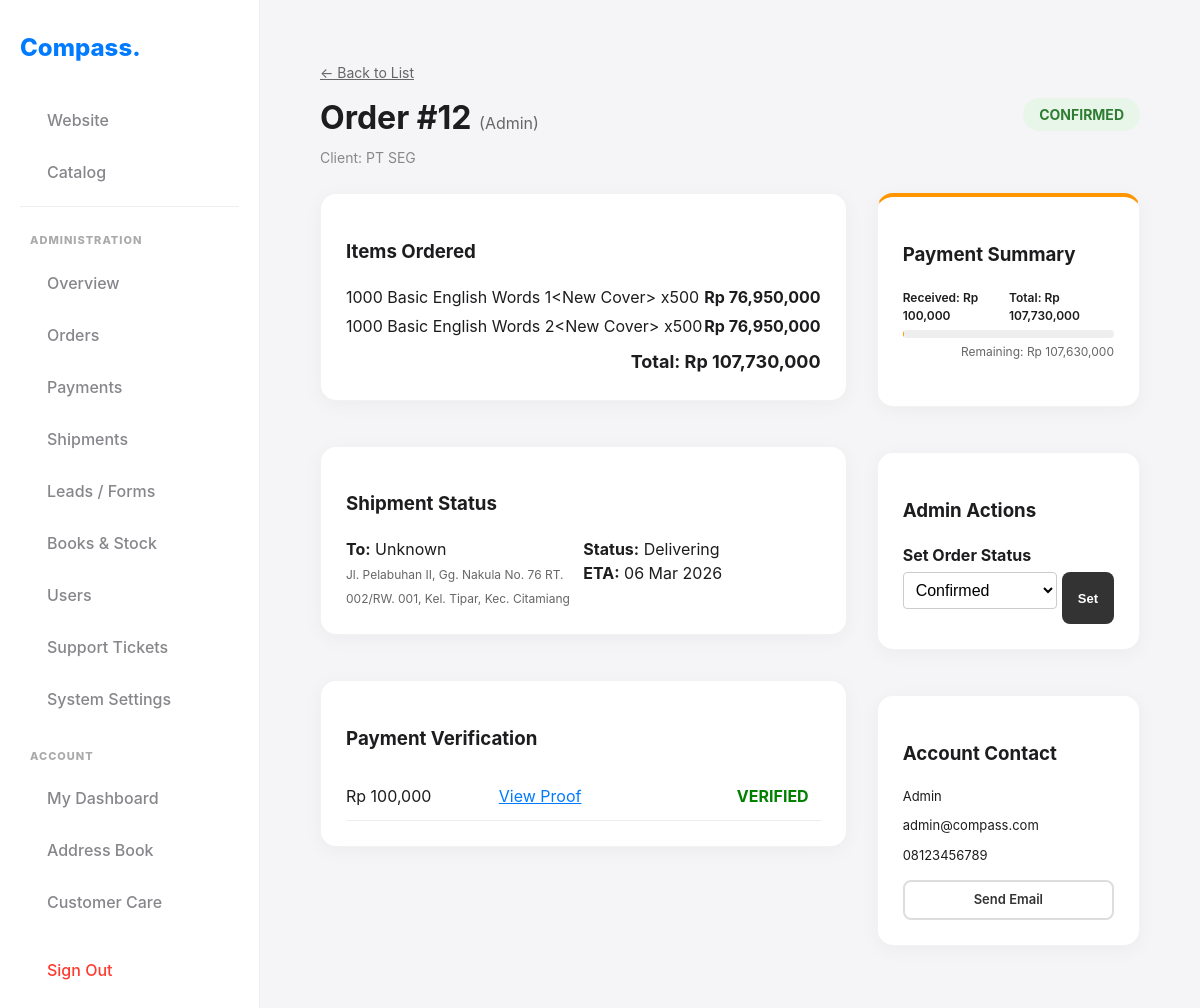
The page /?page=admin_order_detail&id=12 (signed in) on the database its author committed.
### tables this page shows
CREATE TABLE `orders` (
  `id` int NOT NULL,
  `reference_id` varchar(20) DEFAULT NULL,
  `user_id` int DEFAULT NULL,
  `shipping_city` varchar(100) DEFAULT NULL,
  `shipping_snapshot` text,
  `status` varchar(50) DEFAULT NULL,
  `payment_status` text,
  `tier_level` int DEFAULT '1',
  `is_early_bird` tinyint(1) DEFAULT '0',
  `total_amount` decimal(15,2) DEFAULT NULL,
  `paid_amount` decimal(15,2) DEFAULT '0.00',
  `payment_proof` varchar(255) DEFAULT NULL,
  `created_at` timestamp NULL DEFAULT CURRENT_TIMESTAMP,
  `shipping_status` text,
  `tracking_number` varchar(100) DEFAULT NULL,
  `estimated_delivery` date DEFAULT NULL,
  `confirmed_arrival` datetime DEFAULT NULL,
  `arrival_proof` varchar(255) DEFAULT NULL,
  `arrival_date` datetime DEFAULT NULL,
  `shipment_status` text,
  `next_payment_due` date DEFAULT NULL
);

CREATE TABLE `users` (
  `id` int NOT NULL,
  `name` varchar(100) NOT NULL,
  `email` varchar(100) NOT NULL,
  `password` varchar(255) NOT NULL,
  `role` enum('public','school','admin') DEFAULT 'public',
  `position` varchar(100) DEFAULT NULL,
  `institution` varchar(150) DEFAULT NULL,
  `city` varchar(100) DEFAULT NULL,
  `phone` varchar(20) DEFAULT NULL,
  `address` text,
  `is_banned` tinyint(1) DEFAULT '0',
  `is_approved` tinyint(1) NOT NULL,
  `created_at` timestamp NULL DEFAULT CURRENT_TIMESTAMP
);

CREATE TABLE `order_items` (
  `id` int NOT NULL,
  `order_id` int DEFAULT NULL,
  `book_id` int DEFAULT NULL,
  `quantity` int DEFAULT NULL,
  `unit_price` decimal(10,2) DEFAULT NULL,
  `total_price` decimal(10,2) DEFAULT NULL
);

CREATE TABLE `books` (
  `id` int NOT NULL,
  `title` text NOT NULL,
  `isbn` text NOT NULL,
  `category` text NOT NULL,
  `cefr` text NOT NULL,
  `cover_image` text NOT NULL,
  `base_price` text NOT NULL,
  `stock` text NOT NULL,
  `is_featured` text NOT NULL,
  `early_bird_price` decimal(10,2) DEFAULT '0.00',
  `early_bird_end_date` date DEFAULT NULL
);

CREATE TABLE `order_payments` (
  `id` int NOT NULL,
  `order_id` int NOT NULL,
  `amount` decimal(15,2) NOT NULL,
  `proof_image` varchar(255) NOT NULL,
  `status` enum('pending','verified','rejected') DEFAULT 'pending',
  `payment_date` timestamp NULL DEFAULT CURRENT_TIMESTAMP,
  `admin_note` text
);

### view_admin_order_detail.php (the view, shortened to what this page needs)
<?php
$pdo = getDB();
$oid = $_GET['id'] ?? 0;
$stmt = $pdo->prepare("SELECT o.*, u.name as user_name, u.email as user_email, u.phone as user_phone, u.institution as user_inst FROM orders o JOIN users u ON o.user_id = u.id WHERE o.id = ?");
$stmt->execute([$oid]);
$order = $stmt->fetch();
$items = $pdo->query("SELECT oi.*, b.title, b.cover_image FROM order_items oi JOIN books b ON oi.book_id = b.id WHERE oi.order_id = $oid")->fetchAll();
$payments = $pdo->query("SELECT * FROM order_payments WHERE order_id = $oid ORDER BY payment_date DESC")->fetchAll();
$remaining = $order['total_amount'] - $order['paid_amount'];
$snapshot = json_decode($order['shipping_snapshot'] ?? '{}', true);
$dest_address = $snapshot['address_line'] ?? ($order['shipping_city'] . " (Address not archived)");
$dest_recipient = $snapshot['recipient'] ?? $order['user_name'];
$est_arrival = $snapshot['est_arrival'] ?? date('Y-m-d', strtotime('+3 days'));
?>
<div class="container" style="max-width:1100px; margin-top:20px;">
    <div style="display:flex; justify-content:space-between; align-items:center; margin-bottom:25px;">
        <div>
            <a href="?page=admin_orders" style="color:#666; font-size:14px;">&larr; Back to List</a>
            <h1 style="margin:10px 0 5px 0;">Order #<?php echo $order['id']; ?> <span style="font-weight:normal; color:#666; font-size:16px;">(Admin)</span></h1>
            <div style="font-size:14px; color:#888;">Client: <?php echo htmlspecialchars($order['user_inst'] ?: 'Individual'); ?></div>
        </div>
        <div>
            <?php
                $st = $order['status'];
                $bg = '#eee'; $col = '#333';
                if($st=='confirmed') { $bg='#e8f5e9'; $col='#2e7d32'; }
                elseif($st=='pending') { $bg='#fff3e0'; $col='#ef6c00'; }
                elseif($st=='rejected' || $st=='cancelled') { $bg='#ffebee'; $col='#c62828'; }
            ?>
            <span style="padding:8px 16px; border-radius:30px; font-weight:bold; font-size:14px; background: <?php echo $bg; ?>; color: <?php echo $col; ?>;">
                <?php echo strtoupper($st); ?>
            </span>
        </div>
    </div>
    <div class="dashboard-grid" style="display:grid; grid-template-columns: 2fr 1fr; gap:30px;">
        <div style="display:flex; flex-direction:column; gap:20px;">
            <div class="card">
                <h3>Items Ordered</h3>
                <?php foreach($items as $item): ?>
                    <div style="display:flex; justify-content:space-between; margin-bottom:5px;">
                        <div><?php echo htmlspecialchars($item['title'] ?? ''); ?> x<?php echo $item['quantity']; ?></div>
                        <div style="font-weight:bold;">Rp <?php echo number_format($item['quantity'] * $item['unit_price']); ?></div>
                    </div>
                <?php endforeach; ?>
                <div style="text-align:right; font-weight:bold; margin-top:10px; font-size:18px;">Total: Rp <?php echo number_format($order['total_amount']); ?></div>
            </div>
            <div class="card">
                <h3>Shipment Status</h3>
                <div style="display:grid; grid-template-columns:1fr 1fr;">
                    <div>
                        <strong>To:</strong> <?php echo htmlspecialchars($dest_recipient ?? ''); ?><br>
                        <span style="font-size:12px; color:#666;"><?php echo htmlspecialchars($dest_address ?? ''); ?></span>
                    </div>
                    <div>
                        <strong>Status:</strong> <?php echo ucfirst($order['shipping_status'] ?? 'Processing'); ?><br>
                        <strong>ETA:</strong> <?php echo date('d M Y', strtotime($est_arrival)); ?>
                    </div>
                </div>
            </div>
            <div class="card">
                <h3>Payment Verification</h3>
                <?php if(empty($payments)): ?>
                    <div style="color:#888;">No payments found.</div>
                <?php else: ?>
                    <table style="width:100%;">
                        <?php foreach($payments as $p): ?>
                        <tr style="border-bottom:1px solid #eee;">
                            <td style="padding:8px 0;">Rp <?php echo number_format($p['amount']); ?></td>
                            <td><a href="uploads/<?php echo htmlspecialchars($p['proof_image'] ?? ''); ?>" target="_blank" style="color:#007AFF;">View Proof</a></td>
                            <td style="text-align:right;">
                                <?php if($p['status'] == 'pending'): ?>
                                    <form method="POST" style="display:inline;">
                                        <input type="hidden" name="payment_id" value="<?php echo $p['id']; ?>">
                                        <input type="hidden" name="amount" value="<?php echo $p['amount']; ?>">
                                        <button type="submit" name="verify_payment" class="btn btn-sm" style="background:#34C759; color:white;">Accept</button>
                                        <button type="submit" name="reject_payment" class="btn btn-sm" style="background:#FF3B30; color:white;">Reject</button>
                                    </form>
                                <?php else: ?>
                                    <span style="font-weight:bold; color:<?php echo $p['status']=='verified'?'green':'red'; ?>;"><?php echo strtoupper($p['status']); ?></span>
                                <?php endif; ?>
                            </td>
                        </tr>
                        <?php endforeach; ?>
                    </table>
                <?php endif; ?>
            </div>
        </div>
        <div style="display:flex; flex-direction:column; gap:20px;">
            <div class="card" style="border-top: 4px solid <?php echo $remaining <= 0 ? '#34C759' : '#FF9500'; ?>;">
                <h3>Payment Summary</h3>
                <div style="margin:20px 0;">
                    <div style="display:flex; justify-content:space-between; font-size:12px; font-weight:600;">
                        <span>Received: Rp <?php echo number_format($order['paid_amount']); ?></span>
                        <span>Total: Rp <?php echo number_format($order['total_amount']); ?></span>
                    </div>
                    <div style="width:100%; height:8px; background:#eee; border-radius:4px; overflow:hidden; margin-top:5px;">
                    </div>
                    <div style="text-align:right; font-size:12px; color:#666; margin-top:5px;">
                        Remaining: Rp <?php echo number_format($remaining); ?>
                    </div>
                </div>
            </div>
            <div class="card">
                <h3>Admin Actions</h3>
                <form method="POST">
                    <label style="font-weight:bold;">Set Order Status</label>
                    <div style="display:flex; gap:5px; margin-top:5px;">
                        <select name="order_status" style="flex:1; padding:8px; border-radius:4px; border:1px solid #ccc;">
                            <option value="confirmed" <?php echo $order['status']=='confirmed'?'selected':''; ?>>Confirmed</option>
                        </select>
                        <button type="submit" name="update_status" class="btn btn-sm" style="background:#333; color:white;">Set</button>
                    </div>
                </form>
            </div>
            <div class="card">
                <h3>Account Contact</h3>
                <div style="font-size:13px; margin-bottom:10px;">
                    <ion-icon name="person"></ion-icon> <?php echo htmlspecialchars($order['user_name'] ?? ''); ?>
                </div>
                <div style="font-size:13px; margin-bottom:10px;">
                    <ion-icon name="mail"></ion-icon> <?php echo htmlspecialchars($order['user_email'] ?? ''); ?>
                </div>
                <div style="font-size:13px;">
                    <ion-icon name="call"></ion-icon> <?php echo htmlspecialchars($order['user_phone'] ?? ''); ?>
                </div>
                <a href="mailto:<?php echo htmlspecialchars($order['user_email'] ?? ''); ?>" class="btn btn-sm btn-outline" style="width:100%; margin-top:15px; text-align:center;">Send Email</a>
            </div>
        </div>
    </div>
</div>

### style.css (style rules this page uses)
:root { --primary: #007aff; --primary-dark: #0056b3; --secondary: #5856d6; --accent: #ff2d55; --background: #f5f5f7; --text-main: #1d1d1f; --text-muted: #86868b; --card-bg: #ffffff; --success: #34c759; --sidebar-width: 260px; --header-height: 60px; --radius: 16px; --gradient-hero: linear-gradient(135deg, #007aff 0%, #00c7be 100%); }
* { box-sizing: border-box; }
body { margin: 0; padding: 0; background-color: var(--background); font-family: -apple-system, BlinkMacSystemFont, "Segoe UI", Roboto, Helvetica, Arial, sans-serif; color: var(--text-main); line-height: 1.5; -webkit-font-smoothing: antialiased; scroll-behavior: smooth; }
.container { max-width: 1200px; margin: 0 auto; padding: 0 20px; }
.btn, .btn-sm { display: inline-flex; align-items: center; justify-content: center; gap: 8px; padding: 12px 24px; background: var(--primary); color: white; border-radius: 12px; border: none; font-weight: 600; font-size: 14px; text-decoration: none; cursor: pointer; transition: transform 0.2s, box-shadow 0.2s; text-align: center; }
.btn-sm { padding: 8px 16px; font-size: 13px; border-radius: 8px; }
.btn-outline { background: transparent; border: 2px solid #ddd; color: #333; box-shadow: none; }
.card { background: var(--card-bg); border-radius: var(--radius); padding: 25px; box-shadow: 0 4px 20px rgba(0, 0, 0, 0.04); margin-bottom: 25px; border: 1px solid rgba(0, 0, 0, 0.05); transition: transform 0.3s ease; }
input, select, textarea { width: 100%; padding: 12px; border: 1px solid #ddd; border-radius: 8px; font-size: 16px; background: #fff; margin-bottom: 15px; }
table { width: 100%; border-collapse: collapse; }
th, td { padding: 12px; text-align: left; border-bottom: 1px solid #eee; }
.dashboard-grid { display: grid; grid-template-columns: 2fr 1fr; gap: 25px; align-items: start; }

### rows shown on the page
orders: id "12", user.institution "PT SEG", status "CONFIRMED", total_amount "107,730,000", shipping_snapshot "Unknown", shipping_snapshot "Jl. Pelabuhan II, Gg. Nakula No. 76 RT. 002/RW. 001, Kel. Tipar, Kec. Citamiang", shipping_status "Delivering", paid_amount "100,000", remaining "107,630,000", order_status "Confirmed", user.name "Admin", user.email "admin@compass.com", user.phone "08123456789"
order_items: book.title "1000 Basic English Words 1<New Cover>", quantity "500", $item['quantity'] * $item['unit_price'] "76,950,000"
order_items: book.title "1000 Basic English Words 2<New Cover>", quantity "500", $item['quantity'] * $item['unit_price'] "76,950,000"
order_payments: amount "100,000", status "VERIFIED"
